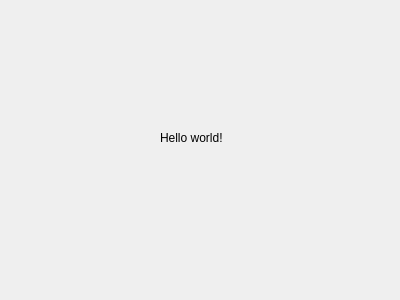
<?xml version="1.0" encoding="UTF-8"?>
<ui version="4.0">
 <class>HelloDialog</class>
 <widget class="QDialog" name="HelloDialog">
  <property name="geometry">
   <rect>
    <x>0</x>
    <y>0</y>
    <width>400</width>
    <height>300</height>
   </rect>
  </property>
  <property name="windowTitle">
   <string>HelloDialog</string>
  </property>
  <widget class="QLabel" name="label">
   <property name="geometry">
    <rect>
     <x>160</x>
     <y>130</y>
     <width>71</width>
     <height>16</height>
    </rect>
   </property>
   <property name="text">
    <string>Hello world!</string>
   </property>
  </widget>
 </widget>
 <layoutdefault spacing="6" margin="11"/>
 <resources/>
 <connections/>
</ui>
